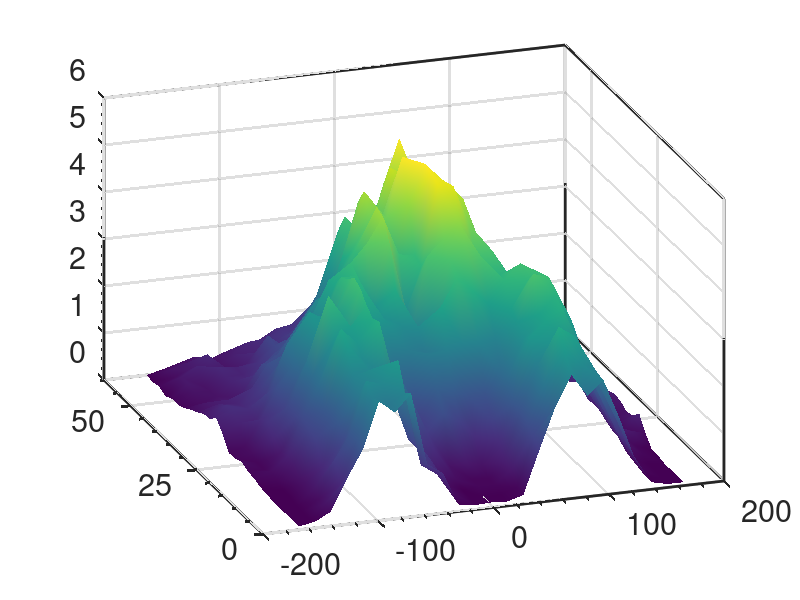

MATLAB code for this plot: (Note: this script raises an error after producing the figure.)

load('p3.mat')
%% figure 
  figure('position',[100,100,500,500]) %[left bottom width height]
  Result = Result(Result(:,1)<=60,:);
  N=numel(Result)/2;
  [n,bin]=hist3(Result,[25,25]);
   y=bin{1};
   x=bin{2};
   pxy=1000*n/N;
   [xx,yy]=meshgrid(x,y);
   
   surf(xx,yy,pxy)
 % 
zlim([0 6])
box on
FS=22
set(gca,'xtick',[-200:100:200],'ytick',[0:25:50],'linewidth',2,'fontsize',FS,'ticklength',[0.025 0.02],...
    'xminortick','on','yminortick','on','zminortick','on');
% ylabel('Length','fontsize',FS,'Interpreter','latex')
%ylim([0 5.0])
% ytickformat('%1.1f')
% xlabel('Maximum uptake rate of nutrient by plant, $c$','fontsize',FS,'Interpreter','latex')
% xlabel('Angle, $c$','fontsize',FS,'Interpreter','latex')
%xlim([0 0.30]);
% zlabel('Probability','fontsize',FS,'Interpreter','latex')
% 
shading interp
view(-19,30)

save2pdf('p3AngleD')
%    shading interp 
%    xlim([Amin Amax])
%    ylim([0 60])